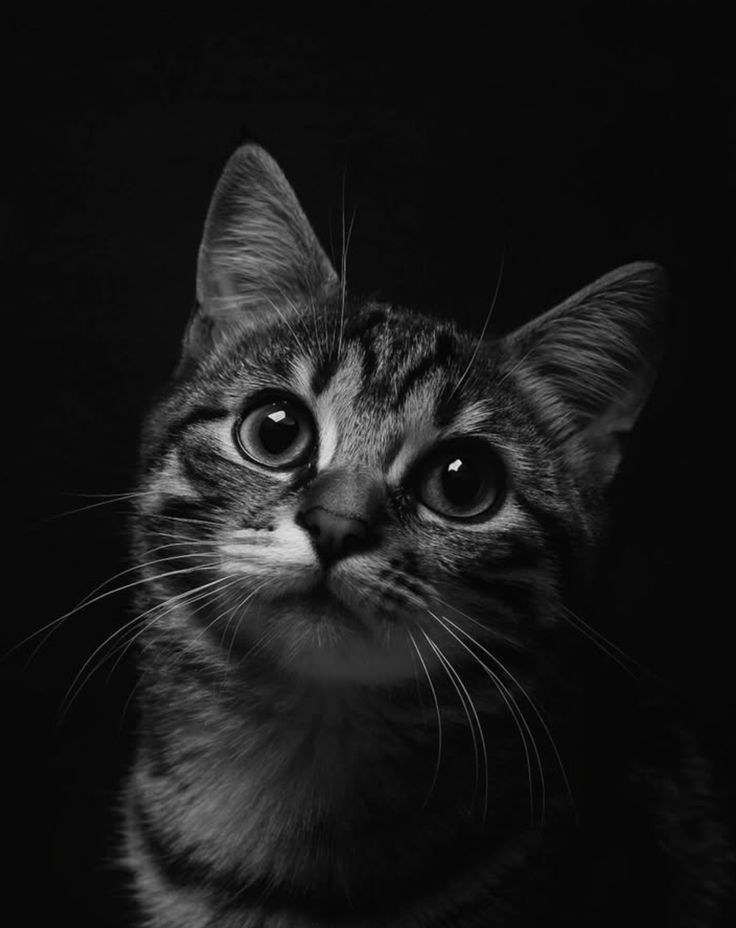
#> input picture task1_intro_color_models/cat1.jpg, 736 x 928 px
$ jupyter execute task1.ipynb
#> lines starting #> are read from the running program, lines starting #| are printed output that depends on the picture
[cell 1]
import numpy as np
import cv2
import matplotlib.pyplot as plt

# **1. Загрузите изображение в оттенках серого sar_1_gray.jpg.**

[cell 2]
image_gray = cv2.imread('cat1.jpg', cv2.IMREAD_GRAYSCALE)
#> image_gray: shape (928, 736); min 0, max 240, mean 25.1
plt.imshow(image_gray, cmap='gray')
plt.show()

# **2. Постройте гистограмму**

[cell 3]
histSize = 256
histRange = (0, 256)
accumulate = False

gray_hist = cv2.calcHist([image_gray], [0], None, [histSize], histRange, accumulate=accumulate)
#> gray_hist = 256 values, max 109637 at index 8, min 0 at index 228, mean 2668
plt.plot(gray_hist)
plt.show()
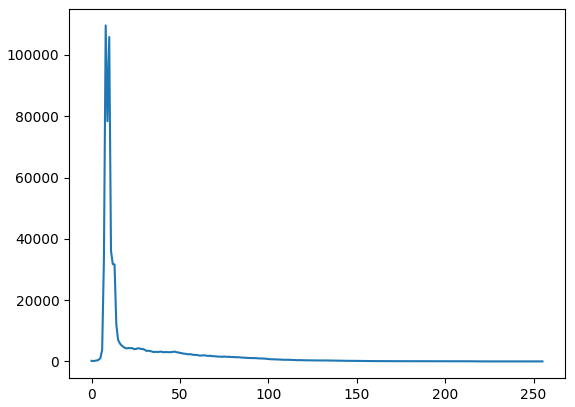
#> figure drawn by matplotlib, 1 panel; curve peaks at x = 8, y = 109637

# **3. Реализуйте алгоритм гамма коррекции с параметром гамма <1, >1.**

[cell 4]
def gamma_correction(image, gamma):
    normalized = image / 255.0
    corrected = np.power(normalized, gamma)
    result = np.uint8(corrected * 255)
    return result

[cell 5]
# светлая
gamma_light = 0.7
image_gamma_light = gamma_correction(image_gray, gamma_light)

# тёмная
gamma_dark = 1.8
image_gamma_dark = gamma_correction(image_gray, gamma_dark)

# все картинки в ряд
fig, axs = plt.subplots(1, 3, figsize=(15, 5))
axs[1].imshow(image_gray, cmap='gray')
axs[1].set_title('Оригинал')

axs[0].imshow(image_gamma_light, cmap='gray')
axs[0].set_title(f'Гамма светлая ({gamma_light})')

axs[2].imshow(image_gamma_dark, cmap='gray')
axs[2].set_title(f'Гамма тёмная ({gamma_dark})')

plt.show()

# **4. Сравните исходное изображение, скорректированное при помощи гамма-фильтра. MSE, SSIM.**

[cell 6]
from skimage.metrics import structural_similarity, mean_squared_error

(ssim_l, diff_l) = structural_similarity(image_gray, image_gamma_light, full=True)
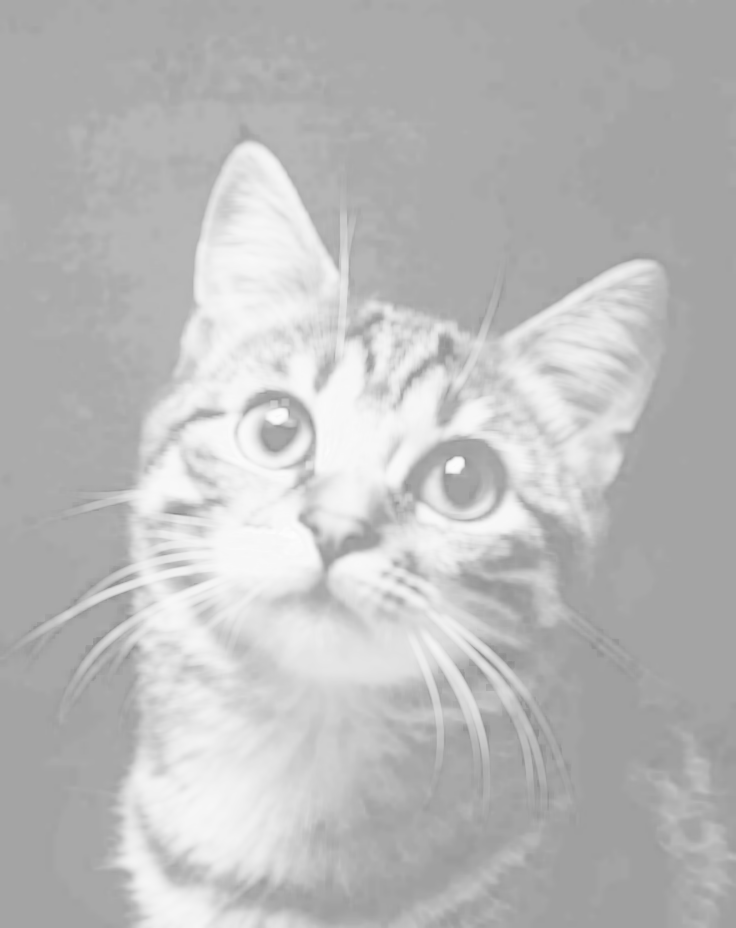
#> diff_l: shape (928, 736) float64; min 0.55, max 0.994, mean 0.735
#> ssim_l = 0.736
diff_l = (diff_l * 255).astype("uint8")
mse_l = mean_squared_error(image_gray, image_gamma_light)
#> mse_l = 441.3

print("Оригинал vs гамма < 1:")
print(f"\tSSIM: {ssim_l:.3f}")
#| 	SSIM: 0.736
print(f"\tMSE: {mse_l:.3f}")
#| 	MSE: 441.272

print()

(ssim_r, diff_r) = structural_similarity(image_gray, image_gamma_dark, full=True)
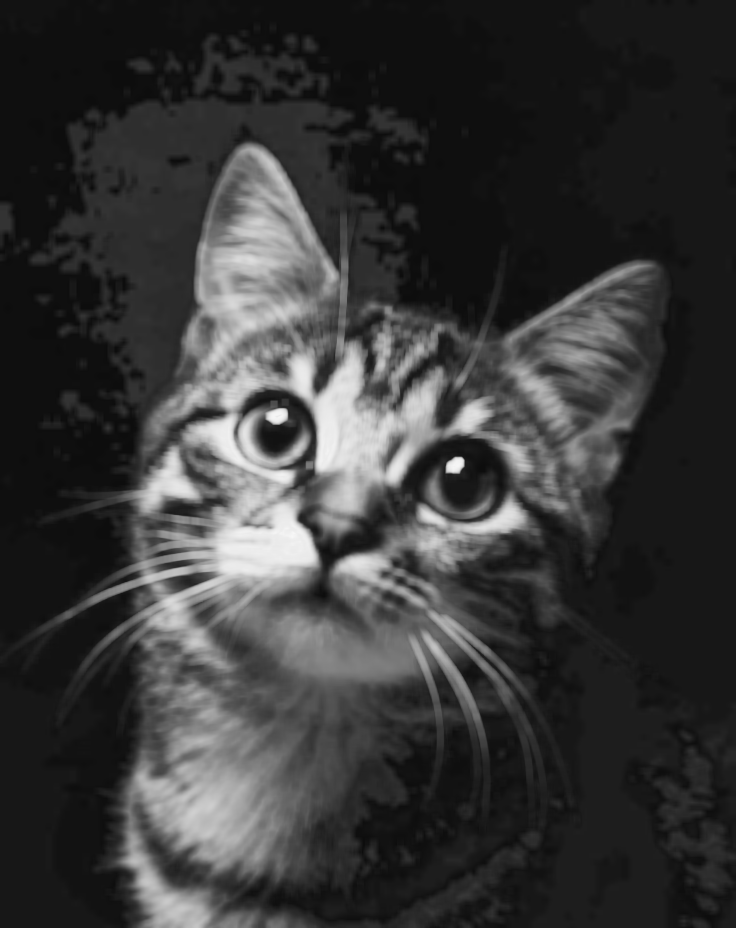
#> diff_r: shape (928, 736) float64; min 0.051, max 0.969, mean 0.222
#> ssim_r = 0.224
diff_r = (diff_r * 255).astype("uint8")
mse_r = mean_squared_error(image_gray, image_gamma_dark)
#> mse_r = 525.2

print("Оригинал vs гамма > 1:")
print(f"\tSSIM: {ssim_r:.3f}")
#| 	SSIM: 0.224
print(f"\tMSE: {mse_r:.3f}")
#| 	MSE: 525.180

fig, axs = plt.subplots(1, 2, figsize=(15, 7))
axs[0].imshow(diff_l, cmap='gray')
axs[0].set_title('Оригинал vs Светлая')

axs[1].imshow(diff_r, cmap='gray')
axs[1].set_title('Оригинал vs Тёмная')

plt.show()

# **5. Реализуйте алгоритм статистической цветокоррекции на основе статистики eq_gray.**

[cell 7]
def statistical_color_correction(image, reference):
    mean_src, std_src = image.mean(), image.std()
    mean_ref, std_ref, = reference.mean(), reference.std()

    corrected = (image - mean_src) * (std_ref / std_src) + mean_ref
    corrected = np.clip(corrected, 0, 255).astype(np.uint8)
    return corrected

eq_gray = cv2.equalizeHist(image_gray)
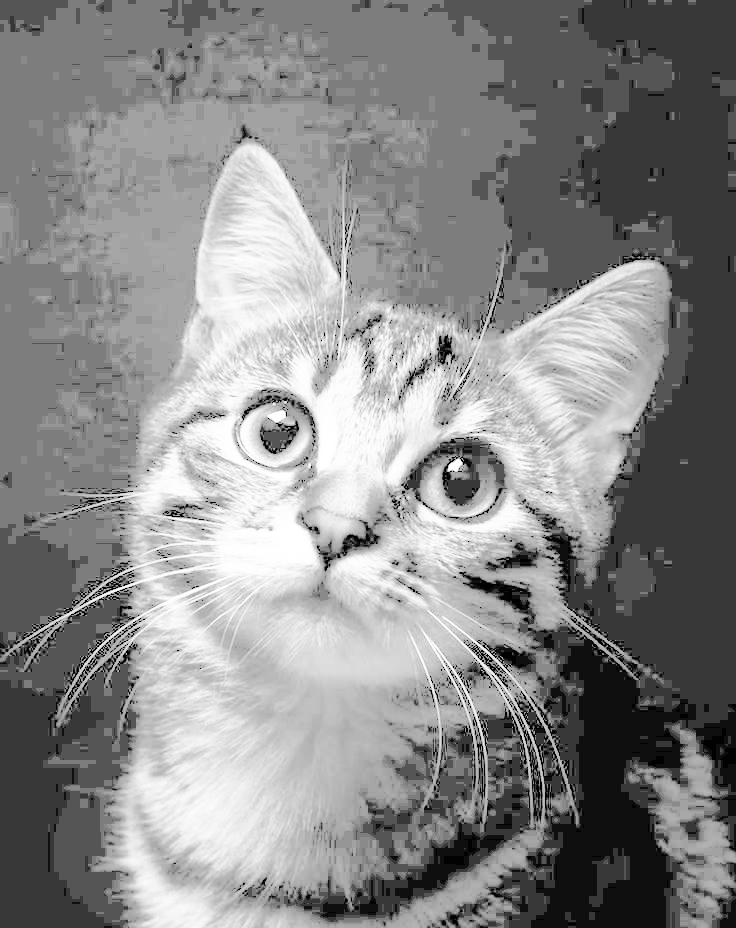
#> eq_gray: shape (928, 736); min 0, max 255, mean 137.1
image_corrected = statistical_color_correction(image_gray, eq_gray)
#> in statistical_color_correction, `mean_src, std_src = image.mean(), image.std()`: mean_src = 25.07; std_src = 29.73
#> in statistical_color_correction, `mean_ref, std_ref, = reference.mean(), reference.std()`: mean_ref = 137.1; std_ref = 66.88
#> in statistical_color_correction, `corrected = np.clip(corrected, 0, 255).astype(np.uint8)`:
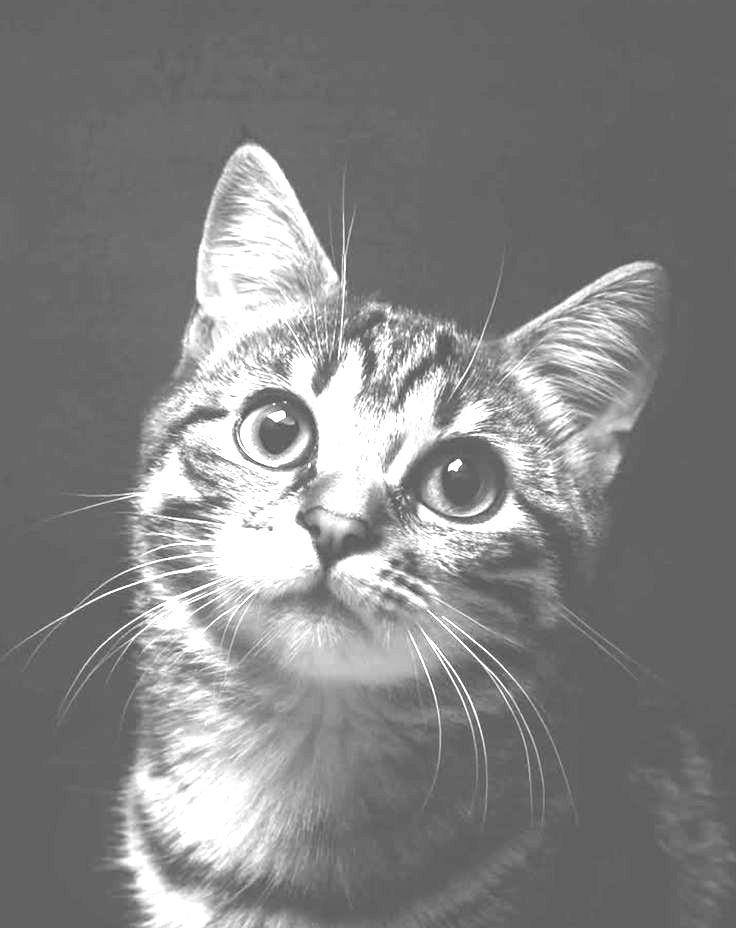
#> corrected: shape (928, 736); min 80, max 255, mean 131.3


fig, axs = plt.subplots(1, 3, figsize=(15, 5))

axs[0].imshow(image_gray, cmap='gray')
axs[0].set_title('Оригинал')

axs[1].imshow(image_corrected, cmap='gray')
axs[1].set_title('Статистическая цветокоррекция')

axs[2].imshow(eq_gray, cmap='gray')
axs[2].set_title('Равномерное распределение')

plt.show()

[cell 8]
(ssim, diff) = structural_similarity(image_corrected, eq_gray, full=True)
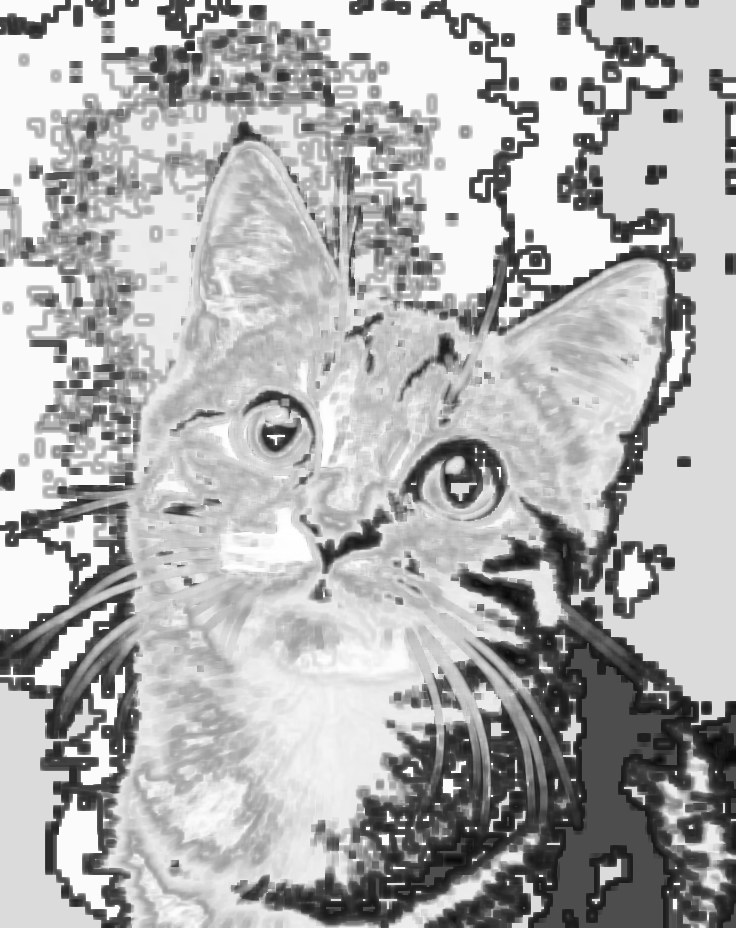
#> diff: shape (928, 736) float64; min 0.0341, max 1, mean 0.694
#> ssim = 0.694
diff = (diff * 255).astype("uint8")
print("Равномерное распределение vs Статистическая цветокоррекция")
print(f"\tSSIM: {ssim:.3f}")
#| 	SSIM: 0.694
print(f"\tMSE: {mean_squared_error(image_corrected, eq_gray):.3f}")
#| 	MSE: 1526.253

plt.imshow(diff, cmap="gray")

# **6. Протестируйте работу алгоритмов пороговой фильтрации с различными параметрами.**

[cell 9]
thresholds = [30, 100, 150, 220]

modes = [
    (cv2.THRESH_BINARY,     'BINARY'),
    (cv2.THRESH_BINARY_INV, 'BINARY_INV'),
    (cv2.THRESH_TRUNC,      'TRUNC'),
    (cv2.THRESH_TOZERO,     'TOZERO'),
    (cv2.THRESH_TOZERO_INV, 'TOZERO_INV'),
]

fig, axes = plt.subplots(len(modes) + 1, len(thresholds) + 1, figsize=(18, 20))

axes[0, 0].imshow(image_gray, cmap='gray')
axes[0, 0].set_title('Оригинал', fontsize=12, fontweight='bold')
axes[0, 0].axis('off')

for j, thresh in enumerate(thresholds):
    axes[0, j + 1].text(0.5, 0.5, f'Порог = {thresh}',
                         ha='center', va='center',
                         fontsize=16, fontweight='bold')
    axes[0, j + 1].axis('off')

for i, (mode, mode_name) in enumerate(modes):

    axes[i + 1, 0].text(0.5, 0.5, mode_name,
                         ha='center', va='center',
                         fontsize=16, fontweight='bold')
    axes[i + 1, 0].axis('off')

    for j, thresh in enumerate(thresholds):
        _, result = cv2.threshold(image_gray, thresh, 255, mode)
        axes[i + 1, j + 1].imshow(result, cmap='gray')
        axes[i + 1, j + 1].axis('off')

plt.tight_layout()
plt.show()
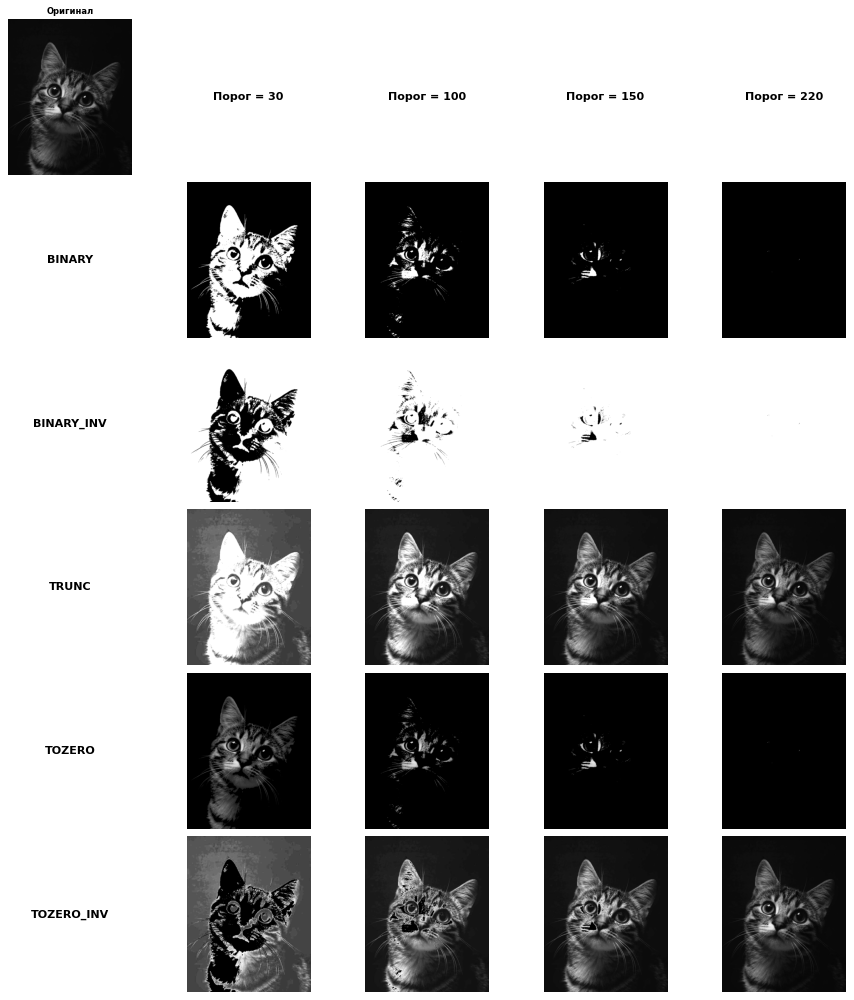
#> figure drawn by matplotlib, 21 panels
